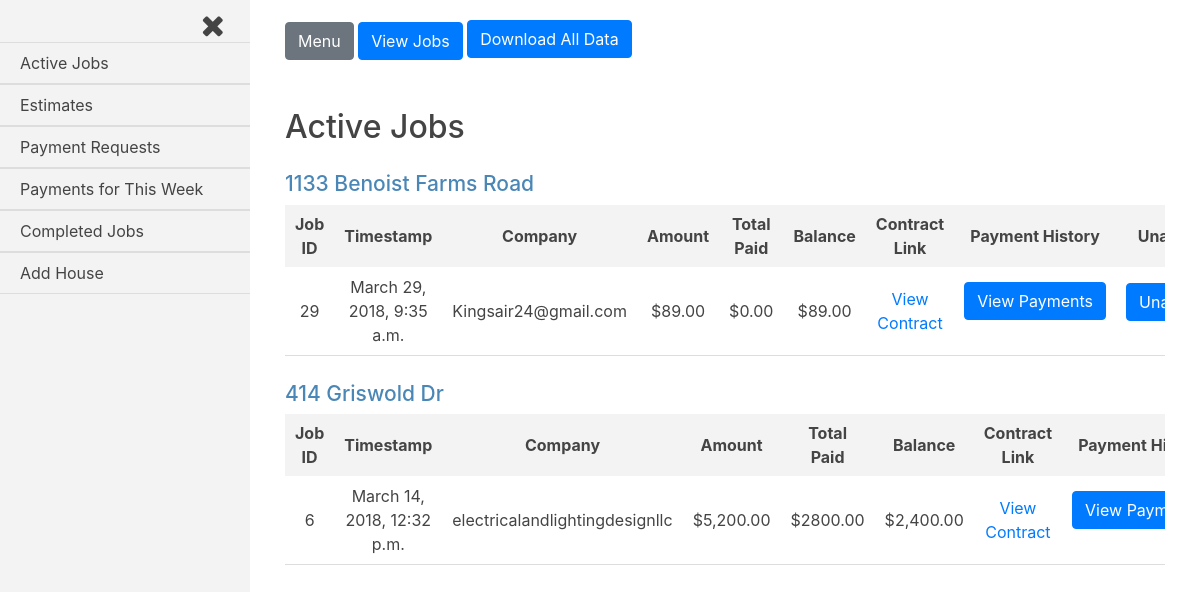
/jobs_admin/ (signed in), run on the app's committed database.
### jobs/models.py (models this page shows, shortened)
class Current_Worker(models.Model):
    house = models.ForeignKey(House, on_delete=models.CASCADE)
    company = models.ForeignKey(settings.AUTH_USER_MODEL, on_delete=models.CASCADE)
    current = models.BooleanField(default=False)

class House(models.Model):
    address = models.CharField(max_length=250)
    companies = models.ManyToManyField(settings.AUTH_USER_MODEL, through='Current_Worker')
    proposed_jobs = models.BooleanField(default=False)
    pending_payments = models.BooleanField(default=False)
    payment_history = models.BooleanField(default=False)
    completed_jobs = models.BooleanField(default=False)
    customer = models.ForeignKey(settings.AUTH_USER_MODEL, on_delete=models.CASCADE, related_name='customer_house')
    def __str__(self):
        return self.address

class Job(models.Model):
    house = models.ForeignKey(House, on_delete=models.CASCADE)
    company = models.ForeignKey(settings.AUTH_USER_MODEL, on_delete=models.CASCADE)
    start_amount = models.DecimalField(max_digits=8, decimal_places=2, default=0.00)
    start_date = models.DateTimeField(auto_now_add=True, blank=True)
    total_paid = models.DecimalField(max_digits=8, decimal_places=2, default=0.00)
    approved = models.BooleanField(default=False)
    def generate_filename(self, filename):
        file_path = 'uploads/{}/{}'.format(str(self.house.address), str(filename))
        return file_path
    document_link = models.FileField(upload_to=generate_filename)
    balance_amount = models.DecimalField(max_digits=8, decimal_places=2, default=0.00)

### jobs_admin/views.py (the view)
@user_passes_test(customer_and_staff_check, login_url='/accounts/login/')
def index(request):
    current_user = request.user
    customer = Customer(current_user)
    customer = customer.is_customer_staff()
    current_houses = customer.current_houses()
    approved_jobs = customer.approved_jobs()
    payment_history_form = Payment_History_Form()
    change_job_status_form = Change_Job_Status()
    template = loader.get_template('jobs_admin/index.html')
    context = {
        'current_workers': current_houses,
        'jobs': approved_jobs,
        'current_user': current_user,
        'payment_history_form': payment_history_form,
        'change_job_status_form': change_job_status_form,
    }
    worker_url = request.GET.get('worker_url', None)
    staff_url = request.GET.get('staff_url', None)
    if worker_url and staff_url:
        index = staff_url.find('staff') - 1
        staff_url = staff_url[:index]+ '&' + staff_url[index+1:]
        context['worker_url'] = worker_url
        context['staff_url'] = staff_url
    if request.method == 'POST':
        form = Change_Job_Status(request.POST)
        if form.is_valid():
            job_id = int(request.POST.get('job_id'))
            address = str(request.POST.get('job_house'))
            house = House.objects.get(address=address)
            job = Job.objects.get(pk=job_id)
            job.approved=False
            job.save()
            """update house to proposed_jobs=True if the unapproved job is
            within the last 2 weeks"""
            if Customer.start_week <= job.start_date <= Customer.today:
                house.proposed_jobs=True
                house.save(update_fields=['proposed_jobs'])
            """if no more current jobs for specific house, delete as current worker
            AND if no more pending payments from other approved jobs for the house exist,
            set pending_payments=False"""
            current_house_jobs = Job.objects.filter(company=job.company, approved=True, house=house)
            payment_requests = Request_Payment.objects.filter(house=house, job__approved=True, approved=False)
            if not current_house_jobs:
                Current_Worker.objects.filter(company=job.company, house=house).delete()
            if not payment_requests:
                house.pending_payments=False
                house.save(update_fields=['pending_payments'])
            return redirect('/jobs_admin')
    else:
        form = Change_Job_Status()
    return HttpResponse(template.render(context, request))

### payment_history/forms.py
class Payment_History_Form(ModelForm, forms.Form):
    class Meta:
        model = Request_Payment
        exclude = ['job', 'submit_date', 'approved_date', 'house', 'amount', 'approved', 'document_link']

### jobs_admin/forms.py
class Change_Job_Status(ModelForm, forms.Form):
    class Meta:
        model = Job
        exclude = ['house', 'company', 'start_amount', 'start_date', 'total_paid', 'document_link', 'approved', 'balance_amount']

### customer_register/customer.py (called while the page is built)
    def attribute_level(self, obj, compare={}):
        level = list(compare.keys())
        attribute = list(compare.values())
        if level[0] is not 0:
            if level[0] is 1:
                return getattr(obj, attribute[0])
            elif level[0] is 2:
                return getattr(getattr(obj, attribute[0][0]), attribute[0][1])
        else:
            return obj

    def get_queryset(self, append_outer=False, houses=[], queryset=[], compare=[]):
        result_queryset = []
        for h in houses:
            for q in queryset.iterator():
                a = self.attribute_level(obj=h, compare=compare[0])
                b = self.attribute_level(obj=q, compare=compare[1])
                if a == b:
                    if append_outer == True:
                        result_queryset.append(h)
                    else:
                        result_queryset.append(q)
        return result_queryset

    def is_customer_staff(self):
        if self.customer.groups.filter(name='Customers Staff').exists():
            customer_id = self.customer.groups.values_list('name', flat=True)[1]
            if customer_id == 'Customers Staff':
                customer_id = self.customer.groups.values_list('name', flat=True)[0]
            self.customer = int(customer_id)
            return Customer(self.customer)
        return Customer(self.customer)

    def houses(self):
        return House.objects.filter(customer=self.customer)

    def current_houses(self):
        sql = 'SELECT * FROM jobs_current_worker WHERE current=1 GROUP BY house_id'
        current_houses = Current_Worker.objects.raw(sql)
        return self.get_queryset(append_outer=True, houses=current_houses, queryset=self.houses, compare=[{1: 'house'}, {0: 0}])

    def approved_jobs(self):
        return Job.objects.filter(house__customer=self.customer, approved=True, balance_amount__gt=0)

### jobs_admin/templatetags/jobs_admin_group_check.py (called while the page is built)
@register.filter(name='in_group')
def has_group(user, group_name):
    group =  Group.objects.get(name=group_name)
    return group in user.groups.all()

### jobs_admin/templates/jobs_admin/index.html (shortened to what this page needs)
{% extends 'base_login_admin.html' %}
{% load humanize %}
{% load static %}
{% load jobs_admin_group_check %}
{% block body_class %}jobs_admin{% endblock body_class %}
{% block content %}
<h2>Active Jobs</h2>
{% for w in current_workers %}
<div class="job-container">
  <div class="house">
    <h3 class="house-address">{{w.house.address}}</h3>
  </div>
  <div class="jobs">
    <table class="job-summary">
      <tbody>
        <tr class="job-headings">
          <th>Job ID</th>
          <th>Timestamp</th>
          <th>Company</th>
          <th>Amount</th>
          <th>Total Paid</th>
          <th>Balance</th>
          <th>Contract Link</th>
          <th>Payment History</th>
          {% if current_user|in_group:'Customers' %}
          <th>Unapprove Job</th>
          {% endif %}
        </tr>
        {% for job in jobs %}
        {% if job.house.address == w.house.address %}
        <tr class="job-info">
          <td>{{job.id}}</td>
          <td>{{job.start_date}}</td>
          <td>{{job.company}}</td>
          <td>${{job.start_amount|intcomma}}</td>
          <td>${{job.total_paid}}</td>
          <td>${{job.balance_amount|intcomma}}</td>
          <td><a rel="noopener noreferrer" target="_blank" href="{{job.document_link.url}}">View Contract</a></td>
          <td>
            <form class="payment-history-form" action="/payment_history/p_history_job" method="post">
              <input class="btn btn-primary v-payment-history" type="submit" name="v-payment-history" value="View Payments">
            </form>
          </td>
          {% if current_user|in_group:'Customers' %}
          <td>
            <form class="change-job-status-form" action="" method="post">
              <input class="btn btn-primary change-job-status" type="submit" name="" value="Unapprove Job">
            </form>
          </td>
          {% endif %}
        </tr>
        {% endif %}
        {% endfor %}
      </tbody>
    </table>
  </div>
</div>
{% endfor %}
{% endblock content %}

### static/logged-in.css (style rules this page uses)
body { overflow-x: hidden; color: #444; }
body .job-info td:last-child input[type="submit"] { margin-bottom: 0; }
.job-container { overflow-x: auto; margin-top: 25px; }
.job-container h3 { font-size: 21px; color: #4A87B6; }
.job-headings { background-color: #f3f3f3; }
.job-headings th { padding: 7px 10px; }
.job-summary { width: 100%; min-width: 475px; max-width: 970px; text-align: center; }
.job-summary td { padding: 8px 10px; }
.job-summary td:last-child { padding-top: 16px; vertical-align: top; }
.job-info { border-bottom: 1px solid #ddd; }
form select, form input { margin-bottom: 20px; }
form input { width: 100%; background-color: transparent; border: 1px solid #ddd; padding: 10px; border-radius: 3px; }
form input[type="submit"] { display: block; }

### data on the page
Current_Worker: house.address "1133 Benoist Farms Road", shows "Unapprove Job"
Job: id "29", start_date "March 29, 2018, 9:35 a.m.", company "Kingsair24@gmail.com", start_amount "89.00", total_paid "0.00", balance_amount "89.00"
Current_Worker: house.address "414 Griswold Dr"
Job: id "6", start_date "March 14, 2018, 12:32 p.m.", company "electricalandlightingdesignllc", start_amount "5,200.00", total_paid "2800.00", balance_amount "2,400.00"
